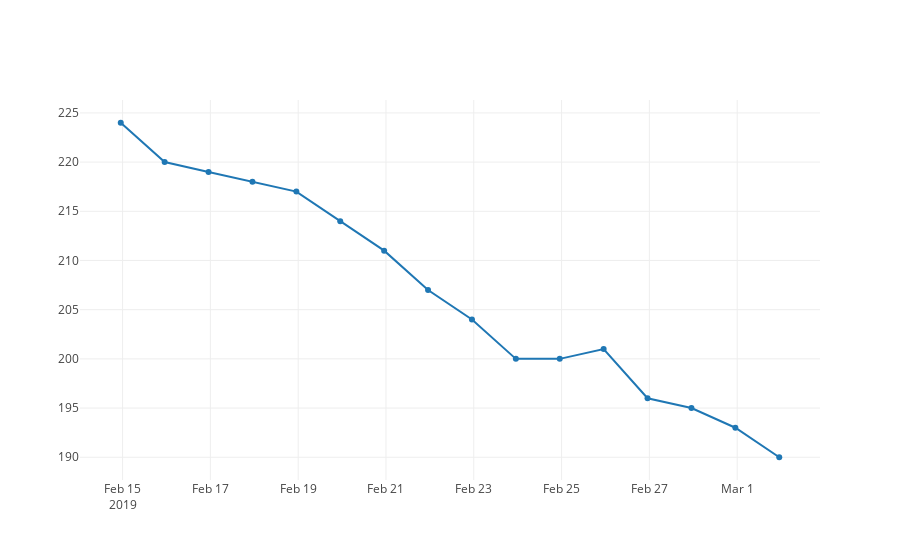

The notebook cell saved with this chart:
### Code cell
data = [go.Scatter(x=gc.date, y=gc.gluc)]
labels = ['End of Q1', 'End of Q2', 'End of Q3', 'End of Q4']
tickvals = ['2016-04-01', '2016-07-01', '2016-10-01', apple_df_2016.Date.max()]

iplot(data)

### Figure 1 — Plotly figure (JSON) as saved in the notebook; plotly's stock layout.template omitted (floating-point values rounded to 4 significant figures)
{"data": [{"type": "scatter", "uid": "59bd47dc-d782-4c85-9bcc-6ad6582edfb9", "x": ["2019-02-14 23:00:00", "2019-02-15 23:00:00", "2019-02-16 23:00:00", "2019-02-17 23:00:00", "2019-02-18 23:00:00", "2019-02-19 23:00:00", "2019-02-20 23:00:00", "2019-02-21 23:00:00", "2019-02-22 23:00:00", "2019-02-23 23:00:00", "2019-02-24 23:00:00", "2019-02-25 23:00:00", "2019-02-26 23:00:00", "2019-02-27 23:00:00", "2019-02-28 23:00:00", "2019-03-01 23:00:00"], "y": [224, 220, 219, 218, 217, 214, 211, 207, 204, 200, 200, 201, 196, 195, 193, 190]}], "layout": {}}
